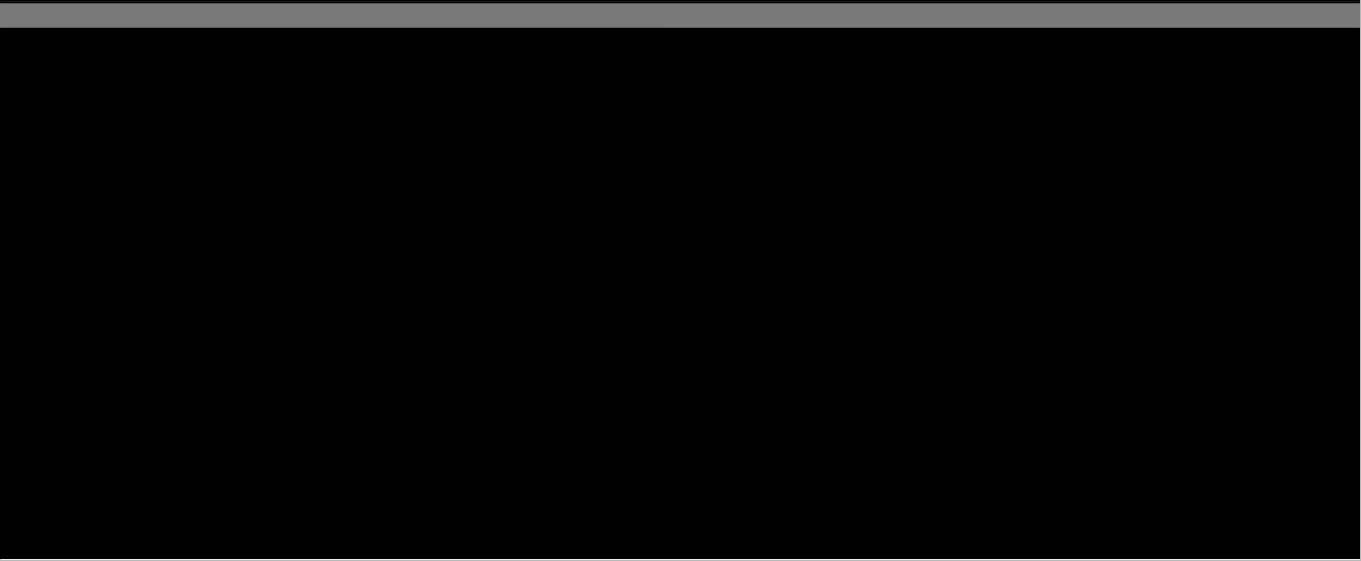
      <widget class="QFrame" name="frame_123">
       <property name="geometry">
        <rect>
         <x>20</x>
         <y>95</y>
         <width>1361</width>
         <height>561</height>
        </rect>
       </property>
       <property name="frameShape">
        <enum>QFrame::StyledPanel</enum>
       </property>
       <property name="frameShadow">
        <enum>QFrame::Raised</enum>
       </property>
       <widget class="QFrame" name="frame_128">
        <property name="geometry">
         <rect>
          <x>0</x>
          <y>0</y>
          <width>1360</width>
          <height>3</height>
         </rect>
        </property>
        <property name="styleSheet">
         <string notr="true">background-color: qlineargradient(spread:pad, x1:0.511364, y1:1, x2:0.489, y2:0, stop:0 rgba(21, 21, 21, 255), stop:1 rgba(36, 36, 36, 255));</string>
        </property>
        <property name="frameShape">
         <enum>QFrame::StyledPanel</enum>
        </property>
        <property name="frameShadow">
         <enum>QFrame::Raised</enum>
        </property>
       </widget>
       <widget class="QFrame" name="frame_121">
        <property name="geometry">
         <rect>
          <x>0</x>
          <y>3</y>
          <width>1360</width>
          <height>25</height>
         </rect>
        </property>
        <property name="styleSheet">
         <string notr="true">border-top: 2px solid qlineargradient(spread:pad, x1:0.494, y1:0, x2:0.5, y2:1, stop:0 rgba(78, 78, 78, 255), stop:1 rgba(132, 132, 132, 255));
border-bottom: 2px solid qlineargradient(spread:pad, x1:0.465909, y1:1, x2:0.477273, y2:0, stop:0 rgba(78, 78, 78, 255), stop:1 rgba(132, 132, 132, 255));
background-color: rgb(121, 121, 121);</string>
        </property>
        <property name="frameShape">
         <enum>QFrame::StyledPanel</enum>
        </property>
        <property name="frameShadow">
         <enum>QFrame::Raised</enum>
        </property>
       </widget>
       <widget class="QFrame" name="frame_124">
        <property name="geometry">
         <rect>
          <x>0</x>
          <y>28</y>
          <width>1360</width>
          <height>531</height>
         </rect>
        </property>
        <property name="styleSheet">
         <string notr="true">background-color: rgb(0, 0, 0);</string>
        </property>
        <property name="frameShape">
         <enum>QFrame::StyledPanel</enum>
        </property>
        <property name="frameShadow">
         <enum>QFrame::Raised</enum>
        </property>
       </widget>
      </widget>
